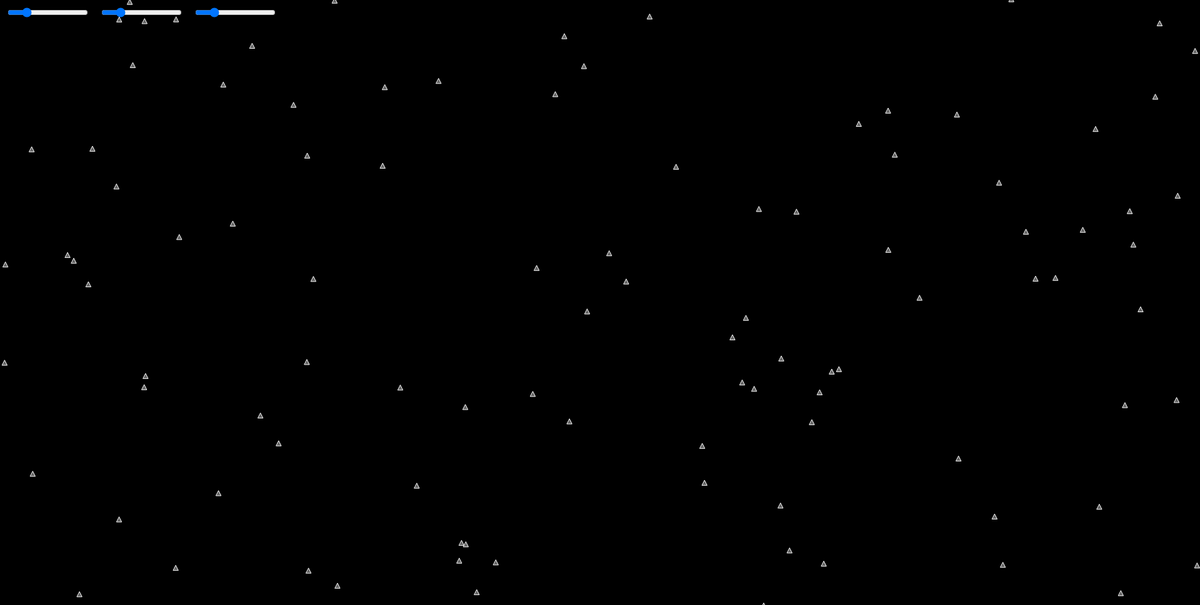
Frame 1 (no input)
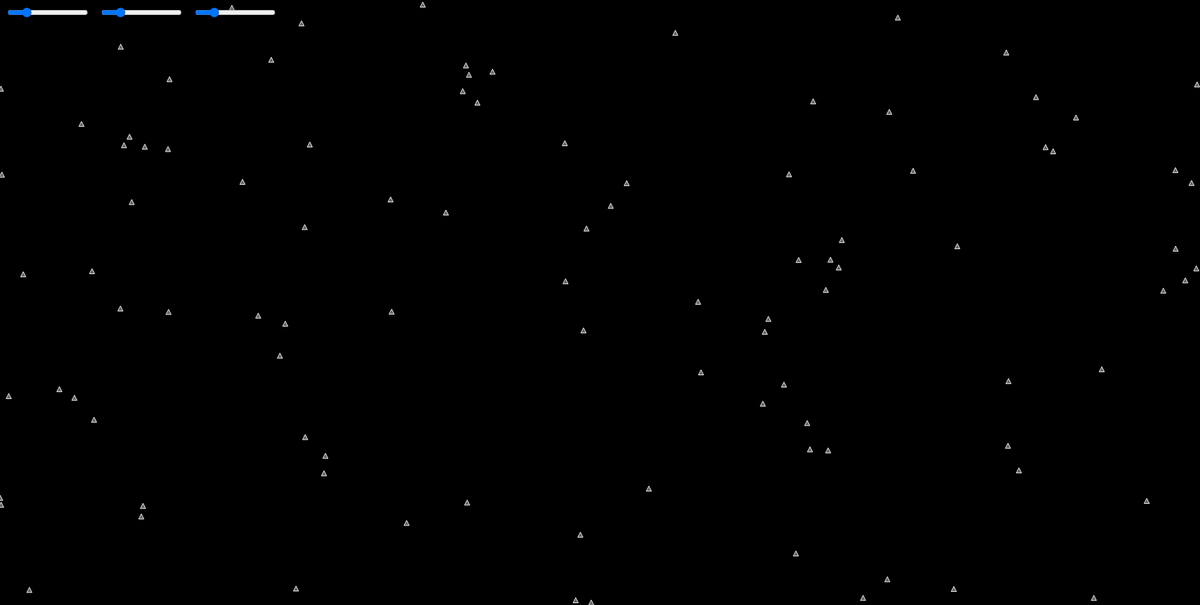
Frame 60 (no input)
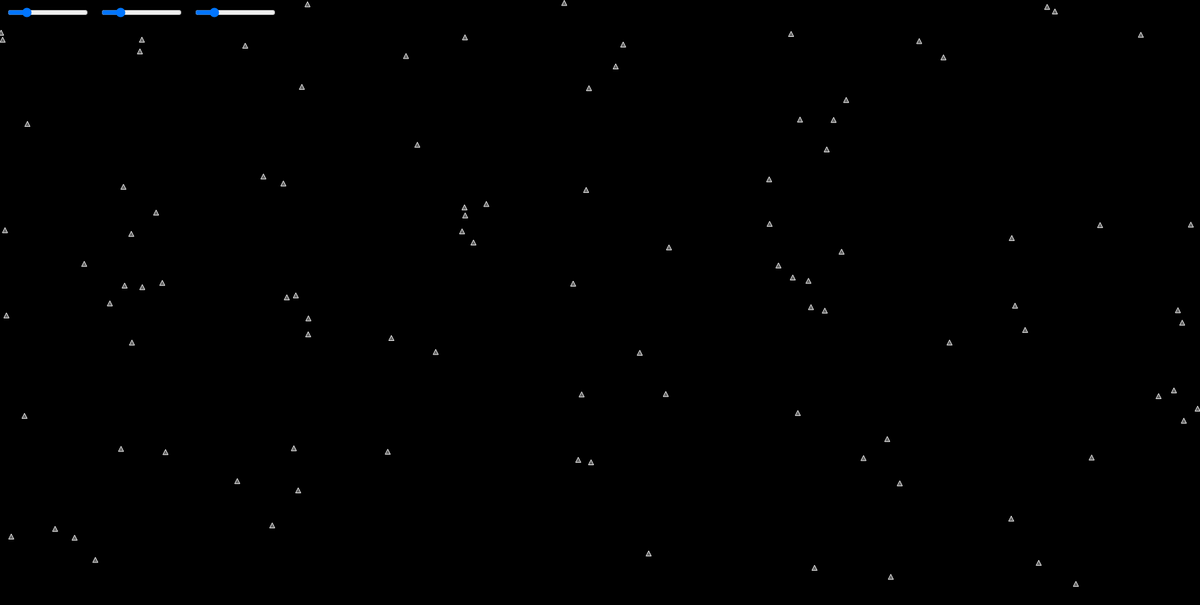
Frame 120 (the mouse pressed at the canvas centre since frame 60)

The p5.js sketch that drew these frames (run headless with seeded random() and noise() and a simulated clock; from frame 60 on, the mouse is pressed at the canvas centre):

// p5.js sketch
// ── sketch.js
const flock = [];
let AlignSlider, CohesionSlider, SeparationSlider;

function setup() {
  createCanvas(1920, 969);
  AlignSlider = createSlider(0 , 5 , 1 , 0.1);
  CohesionSlider = createSlider(0 , 5 , 1 , 0.1);
  SeparationSlider = createSlider(0 , 5 , 1 , 0.1);
  for(let i = 0; i<100; i++){
    flock.push(new Boid());
  }
  
}

function draw() {
  background(0);
  AlignSlider.position(10, 10);
  CohesionSlider.position(160, 10);
  SeparationSlider.position(310, 10);
  for(let boid of flock){
    boid.edges();
    boid.align(flock);
    boid.cohesion(flock);
    boid.separation(flock);
    boid.flocks(flock);
    boid.update();
    boid.show();
  }
}

// ── boid.js

class Boid {
    constructor(){
        this.pos = createVector(random (width), random (height));
        this.vel = p5.Vector.random2D();
        this.acc = createVector();
        this.vel.setMag(random(2,4));
         this.MaxForce = 0.5;
         this.Maxspeed = 4;
    }

    edges(){
       
        if(this.pos.x > width){
            this.pos.x = 0;
        }
        else if (this.pos.x < 0){
            this.pos.x = width;
        }
        if(this.pos.y > height){
            this.pos.y = 0;
        }
        else if (this.pos.y < 0){
            this.pos.y = height;
        }
    }

    align(boids){
        let perceptionradius = 50;
        let steering = createVector();
        let total = 0;
        for (let other of boids){
            let d = dist(this.pos.x, this.pos.y, other.pos.x, this.pos.y);
            if(other != this && d < perceptionradius){
                steering.add(other.vel);
                total++;
            }
        }
        if(total>0){
            steering.div(total);
            steering.setMag(this.Maxspeed);
            steering.sub(this.vel);
            steering.limit(this.MaxForce)
        }
        return steering;
    }

    cohesion(boids){
        let perceptionradius = 50;
        let steering = createVector();
        let total = 0;
        for (let other of boids){
            let d = dist(this.pos.x, this.pos.y, other.pos.x, this.pos.y);
            if(other != this && d < perceptionradius){
                steering.add(other.pos);
                total++;
            }
        }
        
        if(total>0){
            steering.div(total);
            steering.sub(this.pos);
            steering.setMag(this.Maxspeed);
            steering.sub(this.vel);
            steering.limit(this.MaxForce)
        }
        return steering;

    }

    separation(boids){
        let perceptionradius = 50;
        let steering = createVector();
        let total = 0;
        for (let other of boids){
            let d = dist(this.pos.x, this.pos.y, other.pos.x, this.pos.y);
            if(other != this && d < perceptionradius){
                let diff = p5.Vector.sub(this.pos, other.pos);
                diff.div(d);
                steering.add(diff);
                total++;
            }
        }
        
        if(total>0){
            steering.div(total);
            steering.setMag(this.Maxspeed);
            steering.sub(this.vel);
            steering.limit(this.MaxForce)
        }
        return steering;

    }
    
    flocks(boids){
        let cohesion = this.cohesion(boids);
        let alignment = this.align(boids);
        let separation = this.separation(boids);
        separation.mult(SeparationSlider.value());
        alignment.mult(AlignSlider.value());
        cohesion.mult(CohesionSlider.value());
        this.acc.add(cohesion);
        this.acc.add(alignment);
        this.acc.add(separation);
    }

    update(){
        this.pos.add(this.vel);
        this.vel.add(this.acc);
        this.vel.limit(this.Maxspeed);
        this.acc.mult(0);  
    }

    show(){
        stroke(255);
        fill(255, 100);
        triangle(this.pos.x, this.pos.y - 4, this.pos.x + 4, this.pos.y + 4, this.pos.x - 4, this.pos.y + 4);

    }
}
// ── style.css
html, body {
  margin: 0;
  padding: 0;
  overflow: hidden;
}

canvas {
  display: block;
}
h1{
  font-family: Verdana, Geneva, Tahoma, sans-serif;
  color: white;
  position: absolute;
  top: 0%;
  left: 50%;
  transform: translateX(-50%);
}
h2{
  opacity: 0;
  font-family: Verdana, Tahoma, sans-serif;
  font-size: 90%;
  position: absolute;
  top: 5%;
  left: 1%;
  color:white;
  animation: uwu 7s;
}
@keyframes uwu{
  0%{opacity: 1;}
  100%{opacity: 0;}
}
@media (max-width:1000px){
  canvas{
    display: none;
  }
  input{
    display: none;
  }
  h2{
    position: absolute;
    top: 15%;
    color: black;
    opacity: 1;
  }
  h1{
    color: black;
  }
}
